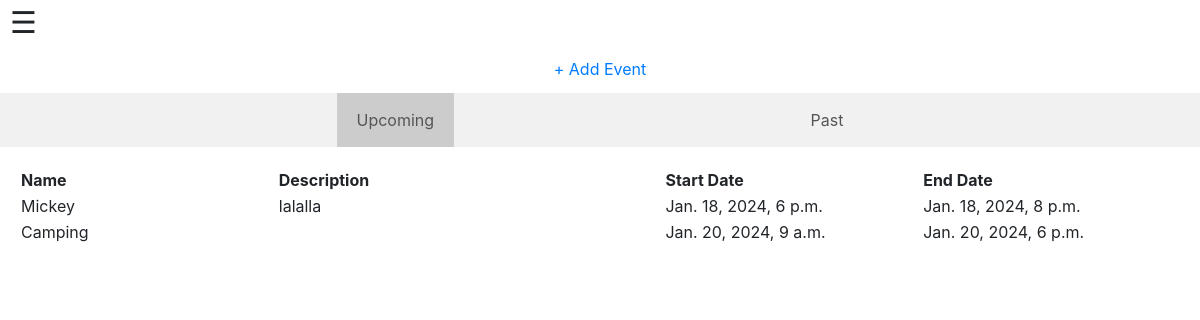
The app's page /existEvent/ (signed in), older data.
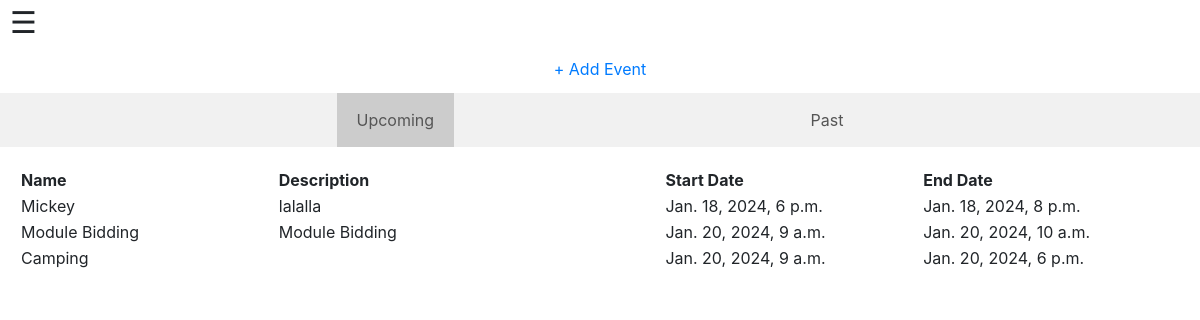
The same page, newer data.
### timetable/models.py (models this page shows, shortened)
class Event(models.Model):
    user = models.ForeignKey(User, on_delete=models.CASCADE, related_name="events")
    name = models.CharField(max_length=600)
    event_description = models.CharField(max_length=6000)
    start_datetime = models.DateTimeField()
    start_date = models.DateField()
    start_time = models.TimeField()
    end_datetime = models.DateTimeField()
    end_date = models.DateField()
    end_time = models.TimeField()
    created_datetime = models.DateTimeField(default=datetime.now)

### timetable/views.py (the view)
# urls.py: path("existEvent/", views.existEvent, name="existEvent"),
@login_required  # Add the login_required decorator to ensure the user is authenticated
def existEvent(request):
    upcoming_events, past_events = [], []
    for event in Event.objects.filter(user=request.user).order_by("start_datetime", "end_datetime"):
        end_date_aware = event.end_datetime if timezone.is_aware(event.end_datetime) else timezone.make_aware(event.end_datetime, timezone.get_current_timezone())
        if timezone.now() <= end_date_aware:
            upcoming_events.append({
                "name": event.name,
                "description": event.event_description,
                "start_date": event.start_datetime,
                "end_date": event.end_datetime
            })
        else:
            past_events.append({
                "name": event.name,
                "description": event.event_description,
                "start_date": event.start_datetime,
                "end_date": event.end_datetime
            })
    print(upcoming_events,"\n")
    print(past_events, "\n")
    return render(request, "timetable/events.html", {
        "upcoming": upcoming_events,
        "past": past_events
    })

### timetable/templates/timetable/events.html (shortened to what this page needs)
{% extends "timetable/layout.html" %}
{% block head%}
    <link rel="stylesheet" href="/static/css/timetable.css" type="text/css">
{% endblock %}
{% block body %}
    <div style = "display: flex; justify-content: center; margin: 1%;">
        <a href="{% url 'timetable:newEvent' %}"> + Add Event</a>
    </div>
    <div class="tab-container">
        <div style = "display: flex; justify-content: space-evenly;">
            <button class="tab-button active" onclick="openTab(event, 'upcoming')">Upcoming</button>
            <button class="tab-button" onclick="openTab(event, 'past')">Past</button>
        </div>
        <div>
            <div id="upcoming" class="tab-content active">
                {% if upcoming %}
                <table style="width: 100%">
                    <tr>
                        <th style="width: 20%">Name</th>
                        <th style="width: 30%">Description</th>
                        <th style="width: 20%"> Start Date</th>
                        <th style="width: 20%"> End Date</th>
                    </tr>
                    {% for event in upcoming %}
                        <tr>
                            <td> {{ event.name }} </td>
                            <td> {{ event.description }} </td>
                            <td> {{ event.start_date }} </td>
                            <td> {{ event.end_date }} </td>
                        </tr>
                    {% endfor %}
                </table>
                {% else %}
                    <h2>No Upcoming Events found</h2>
                {% endif %}
             </div>
        </div>
    </div>
{% endblock %}

Row changes from the older to the newer data that the page shows:
added Event: name "Module Bidding", description "Module Bidding", start_date "Jan. 20, 2024, 9 a.m.", end_date "Jan. 20, 2024, 10 a.m."
